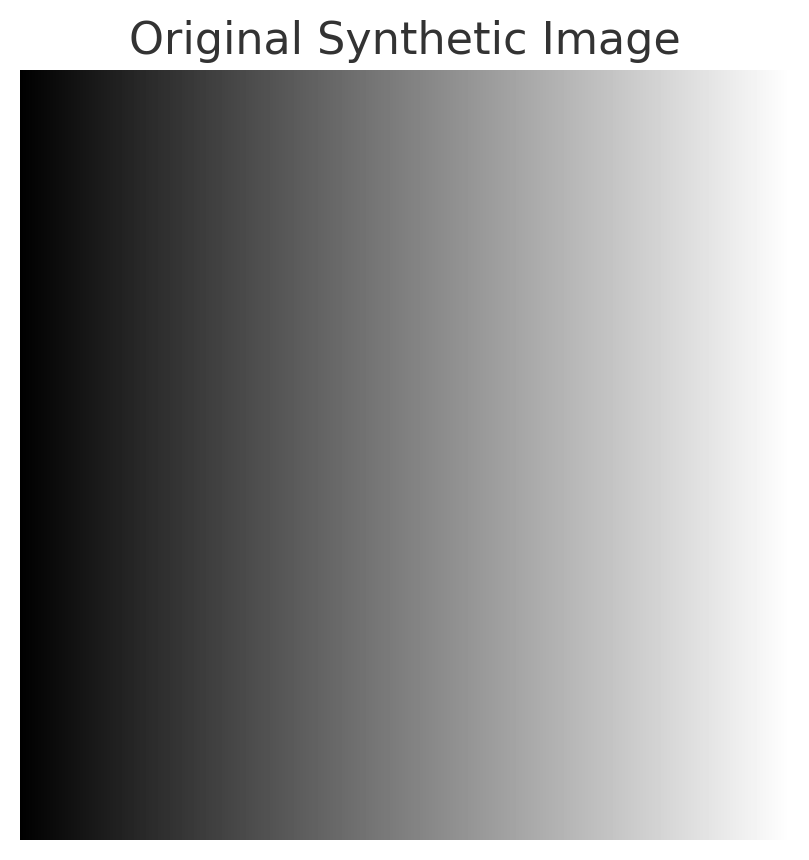
#> input picture 02_ImageFiltering/01_PointFiltering/01_Images/SyntheticImage_Base.png, 809 x 860 px
$ python contrast_adjustment.py
#> lines starting #> are read from the running program, lines starting #| are printed output that depends on the picture
import cv2
import numpy as np

def adjust_contrast(image, alpha):
    return np.clip(alpha * image, 0, 255).astype(np.uint8)

# Load an image in grayscale
image = cv2.imread('../01_Images/SyntheticImage_Base.png', cv2.IMREAD_GRAYSCALE)
#> image is the input picture: shape (860, 809); min 0, max 255, mean 144.8
contrast_adjusted = adjust_contrast(image, 1.5)
#> in adjust_contrast, `return np.clip(alpha * image, 0, 255).astype(np.uint8)`:
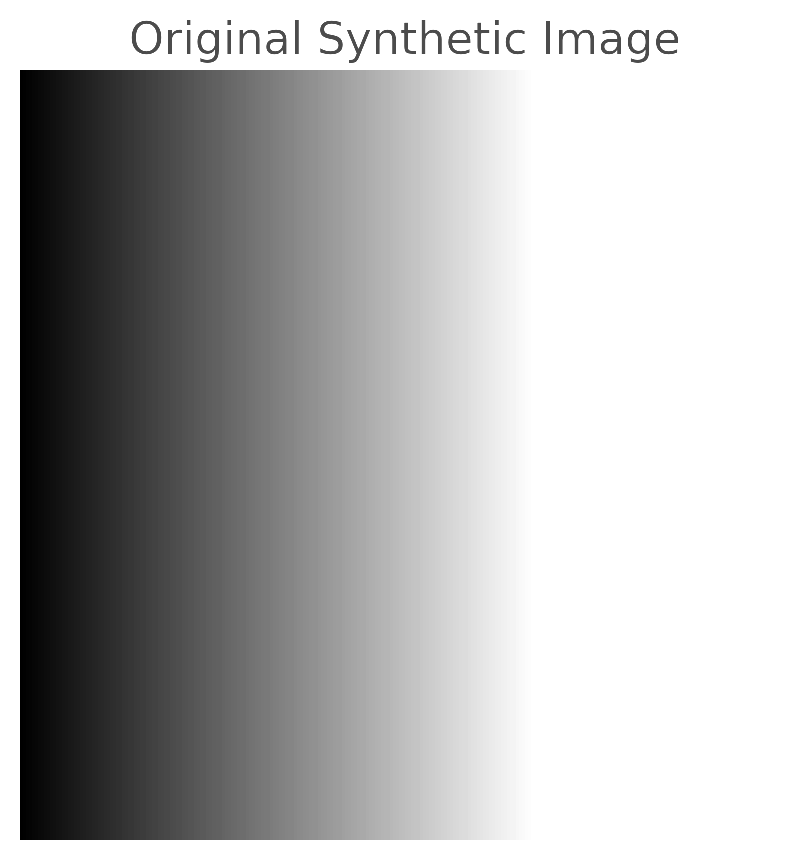
#> returned value: shape (860, 809); min 0, max 255, mean 181

cv2.imwrite('contrast_adjustment.png', contrast_adjusted)
